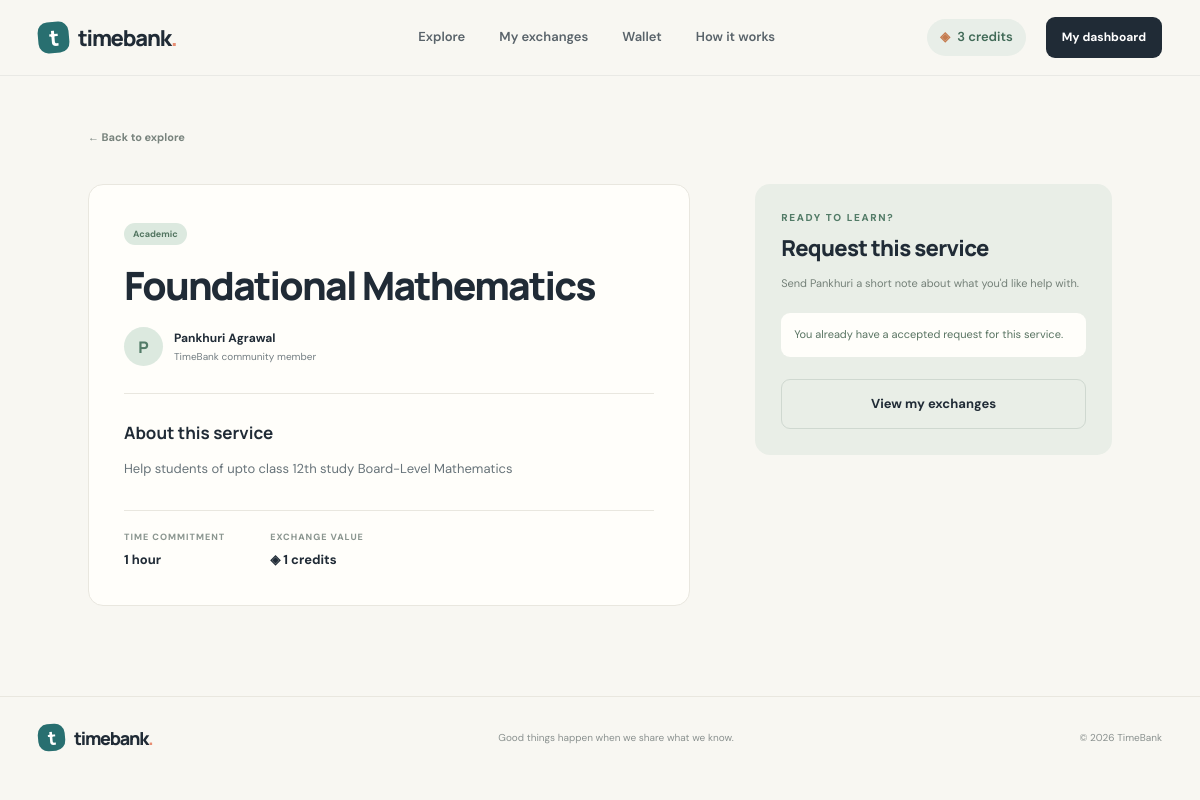
Before: /service/1 (signed in) with the older database file.
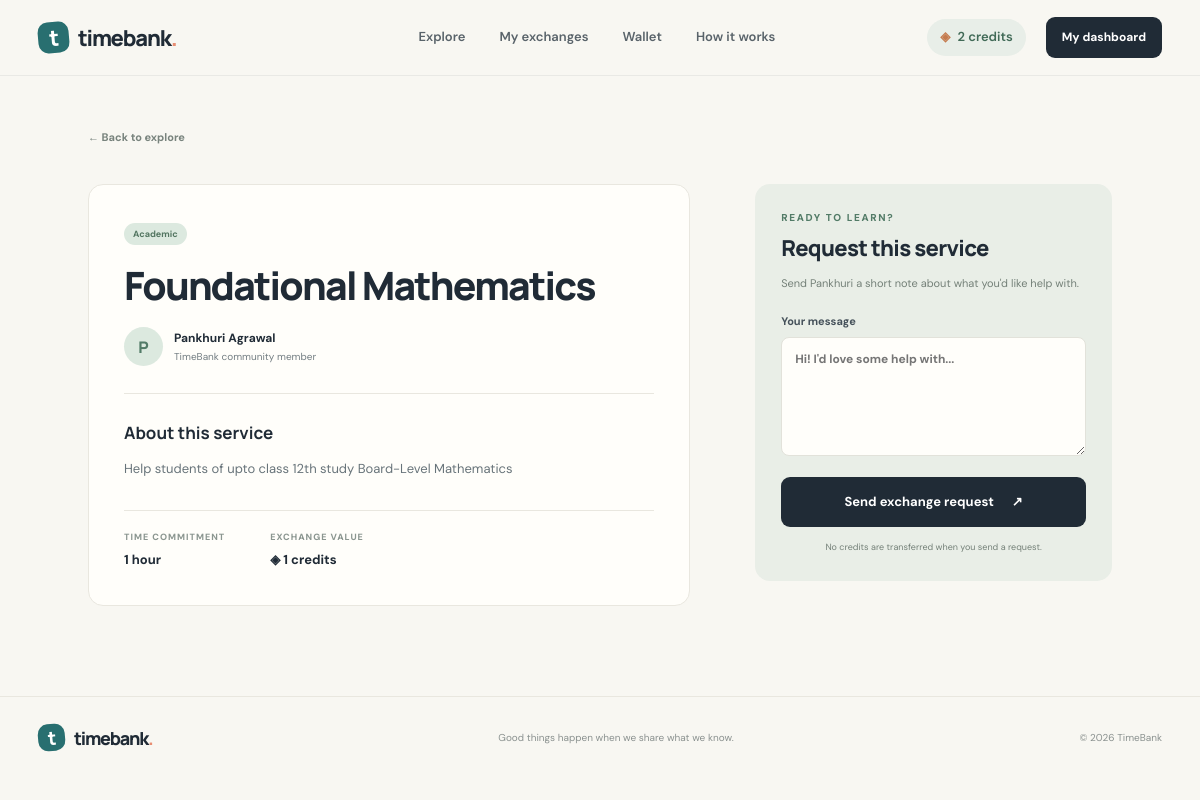
After: the same page with the newer database file.
### models.py (models this page shows)
class User(UserMixin, db.Model):
    id = db.Column(db.Integer, primary_key=True)
    name = db.Column(db.String(80), nullable=False)
    email = db.Column(db.String(120), unique=True, nullable=False, index=True)
    password_hash = db.Column(db.String(255), nullable=False)
    location = db.Column(db.String(120))
    bio = db.Column(db.String(300))
    credits = db.Column(db.Integer, nullable=False, default=3)
    created_at = db.Column(db.DateTime, default=datetime.utcnow)
    services = db.relationship(
        "Service", backref="owner", lazy=True, cascade="all, delete-orphan"
    )

class ExchangeRequest(db.Model):
    id = db.Column(db.Integer, primary_key=True)
    service_id = db.Column(db.Integer, db.ForeignKey("service.id"), nullable=False)
    requester_id = db.Column(db.Integer, db.ForeignKey("user.id"), nullable=False)
    provider_id = db.Column(db.Integer, db.ForeignKey("user.id"), nullable=False)
    message = db.Column(db.Text, nullable=False)
    status = db.Column(db.String(20), nullable=False, default="pending")
    requester_confirmed = db.Column(db.Boolean, nullable=False, default=False)
    provider_confirmed = db.Column(db.Boolean, nullable=False, default=False)
    created_at = db.Column(db.DateTime, default=datetime.utcnow)
    completed_at = db.Column(db.DateTime)
    service = db.relationship("Service", backref="exchange_requests")
    requester = db.relationship("User", foreign_keys=[requester_id])
    provider = db.relationship("User", foreign_keys=[provider_id])

### app.py (the view)
@app.route("/service/<int:service_id>")
def service_detail(service_id):
    service = db.get_or_404(Service, service_id)
    if not service.is_active:
        abort(404)
    existing_request = None
    if current_user.is_authenticated:
        existing_request = ExchangeRequest.query.filter(
            ExchangeRequest.service_id == service.id,
            ExchangeRequest.requester_id == current_user.id,
            ExchangeRequest.status.in_(["pending", "accepted"])
        ).first()
    return render_template(
        "service_detail.html",
        service=service,
        existing_request=existing_request
    )

### app.py (called while the page is built)
@login_manager.user_loader
def load_user(user_id):
    return db.session.get(User, int(user_id))

### templates/service_detail.html (shortened to what this page needs)
{% extends "base.html" %}
{% block content %}
<section class="detail-page">
  <a class="back-link" href="{{ url_for('explore') }}">← Back to explore</a>
  <div class="detail-layout">
    <article class="detail-main">
      <span class="category-tag">{{ service.category }}</span>
      <h1>{{ service.title }}</h1>
      <div class="detail-provider"><span class="provider-avatar">{{ service.owner.name[:1]|upper }}</span><span><b>{{ service.owner.name }}</b><small>{{ service.owner.location or 'TimeBank community member' }}</small></span></div>
      <div class="detail-divider"></div>
      <h2>About this service</h2>
      <p class="detail-description">{{ service.description }}</p>
      <div class="detail-facts"><div><span>TIME COMMITMENT</span><b>{{ service.duration_hours }} hour{% if service.duration_hours != 1 %}s{% endif %}</b></div><div><span>EXCHANGE VALUE</span><b>◈ {{ service.duration_hours }} credits</b></div></div>
    </article>
    <aside class="request-card">
      <div class="eyebrow">READY TO LEARN?</div>
      <h2>Request this service</h2>
      <p>Send {{ service.owner.name.split()[0] }} a short note about what you'd like help with.</p>
      {% if not current_user.is_authenticated %}
        <a class="button button-dark button-full" href="{{ url_for('login', next=url_for('service_detail', service_id=service.id)) }}">Log in to request</a>
        <p class="request-footnote">New to TimeBank? <a href="{{ url_for('signup') }}">Create an account</a>.</p>
      {% elif current_user.id == service.owner_id %}
        <div class="inline-notice">This is your service listing. You can manage it from your dashboard.</div>
      {% elif existing_request %}
        <div class="inline-notice">You already have a {{ existing_request.status }} request for this service.</div>
        <a class="button button-outline button-full" href="{{ url_for('exchanges') }}">View my exchanges</a>
      {% else %}
        <form method="POST" action="{{ url_for('request_service', service_id=service.id) }}" class="form-stack">
          <label>Your message<textarea name="message" rows="5" maxlength="500" placeholder="Hi! I'd love some help with..." required></textarea></label>
          <button class="button button-dark button-full" type="submit">Send exchange request <span>↗</span></button>
        </form>
        <p class="request-footnote">No credits are transferred when you send a request.</p>
      {% endif %}
    </aside>
  </div>
</section>
{% endblock %}

### templates/base.html (shortened to what this page needs)
<!DOCTYPE html>
<html lang="en">
<head>
  <link rel="stylesheet" href="{{ url_for('static', filename='css/style.css') }}">
  <link rel="stylesheet" href="{{ url_for('static', filename='css/components.css') }}">
</head>
<body>
  <header class="site-header">
    <div class="nav-wrap">
      <a class="brand" href="{{ url_for('index') }}">
        <span class="brand-mark">t</span><span>timebank<span class="brand-dot">.</span></span>
      </a>
      <nav class="main-nav">
        <a href="{{ url_for('explore') }}">Explore</a>
        {% if current_user.is_authenticated %}
          <a href="{{ url_for('exchanges') }}">My exchanges</a>
          <a href="{{ url_for('wallet') }}">Wallet</a>
        {% endif %}
        <a href="{{ url_for('index') }}#how-it-works">How it works</a>
      </nav>
      <div class="nav-actions">
        {% if current_user.is_authenticated %}
          <a class="credit-pill" href="{{ url_for('wallet') }}"><span class="coin">◈</span> {{ current_user.credits }} credits</a>
          <a class="button button-dark button-small" href="{{ url_for('dashboard') }}">My dashboard</a>
        {% else %}
          <a class="nav-login" href="{{ url_for('login') }}">Log in</a>
          <a class="button button-dark button-small" href="{{ url_for('signup') }}">Join TimeBank <span>↗</span></a>
        {% endif %}
      </div>
    </div>
  </header>
  <main>
    {% block content %}{% endblock %}
  </main>
  <footer class="site-footer">
    <div class="footer-inner">
      <a class="brand brand-footer" href="{{ url_for('index') }}"><span class="brand-mark">t</span><span>timebank<span class="brand-dot">.</span></span></a>
      <p>Good things happen when we share what we know.</p>
      <span>© 2026 TimeBank</span>
    </div>
  </footer>
</body>
</html>

Changed rows visible on the page:
no longer on this page (row edited): ExchangeRequest: status "accepted"
changed User (number 1 of 2 on the later page): credits "3" → "2"
Other visible differences:
text no longer shown: "You already have a request for this service. View my exchanges"
text now shown: "Your message Send exchange request ↗ No credits are transferred when you send a request."
